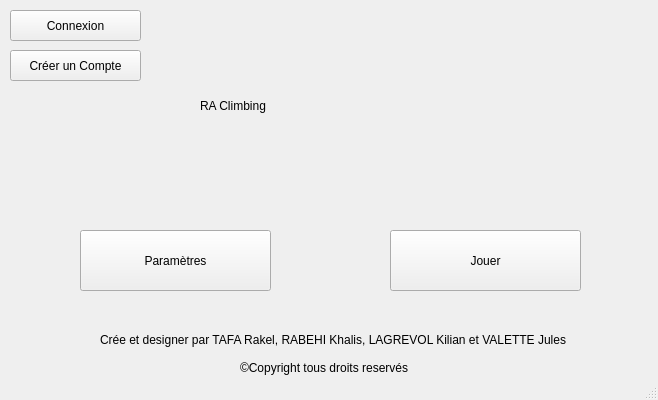
<?xml version="1.0" encoding="UTF-8"?>
<ui version="4.0">
 <class>testIHMClimingProjectClass</class>
 <widget class="QMainWindow" name="testIHMClimingProjectClass">
  <property name="geometry">
   <rect>
    <x>0</x>
    <y>0</y>
    <width>658</width>
    <height>400</height>
   </rect>
  </property>
  <property name="windowTitle">
   <string>testIHMClimingProject</string>
  </property>
  <widget class="QWidget" name="centralWidget">
   <widget class="QPushButton" name="pushButton_Param">
    <property name="geometry">
     <rect>
      <x>80</x>
      <y>230</y>
      <width>191</width>
      <height>61</height>
     </rect>
    </property>
    <property name="text">
     <string>Paramètres</string>
    </property>
   </widget>
   <widget class="QPushButton" name="pushButton_Jouer">
    <property name="geometry">
     <rect>
      <x>390</x>
      <y>230</y>
      <width>191</width>
      <height>61</height>
     </rect>
    </property>
    <property name="text">
     <string>Jouer</string>
    </property>
   </widget>
   <widget class="QPushButton" name="pushButton_Connexion">
    <property name="geometry">
     <rect>
      <x>10</x>
      <y>10</y>
      <width>131</width>
      <height>31</height>
     </rect>
    </property>
    <property name="text">
     <string>Connexion</string>
    </property>
   </widget>
   <widget class="QLabel" name="label_Titre">
    <property name="geometry">
     <rect>
      <x>200</x>
      <y>70</y>
      <width>311</width>
      <height>71</height>
     </rect>
    </property>
    <property name="text">
     <string>RA Climbing</string>
    </property>
   </widget>
   <widget class="QLabel" name="label_Created">
    <property name="geometry">
     <rect>
      <x>100</x>
      <y>330</y>
      <width>491</width>
      <height>20</height>
     </rect>
    </property>
    <property name="text">
     <string>Crée et designer par TAFA Rakel, RABEHI Khalis, LAGREVOL Kilian et VALETTE Jules</string>
    </property>
   </widget>
   <widget class="QLabel" name="label_Copyright">
    <property name="geometry">
     <rect>
      <x>240</x>
      <y>360</y>
      <width>171</width>
      <height>16</height>
     </rect>
    </property>
    <property name="text">
     <string>©Copyright tous droits reservés</string>
    </property>
   </widget>
   <widget class="QLabel" name="label_User">
    <property name="geometry">
     <rect>
      <x>290</x>
      <y>170</y>
      <width>71</width>
      <height>31</height>
     </rect>
    </property>
    <property name="text">
     <string/>
    </property>
   </widget>
   <widget class="QPushButton" name="pushButton_Creation">
    <property name="geometry">
     <rect>
      <x>10</x>
      <y>50</y>
      <width>131</width>
      <height>31</height>
     </rect>
    </property>
    <property name="text">
     <string>Créer un Compte</string>
    </property>
   </widget>
  </widget>
  <widget class="QStatusBar" name="statusBar"/>
 </widget>
 <layoutdefault spacing="6" margin="11"/>
 <resources>
  <include location="testIHMClimingProject.qrc"/>
 </resources>
 <connections/>
</ui>
